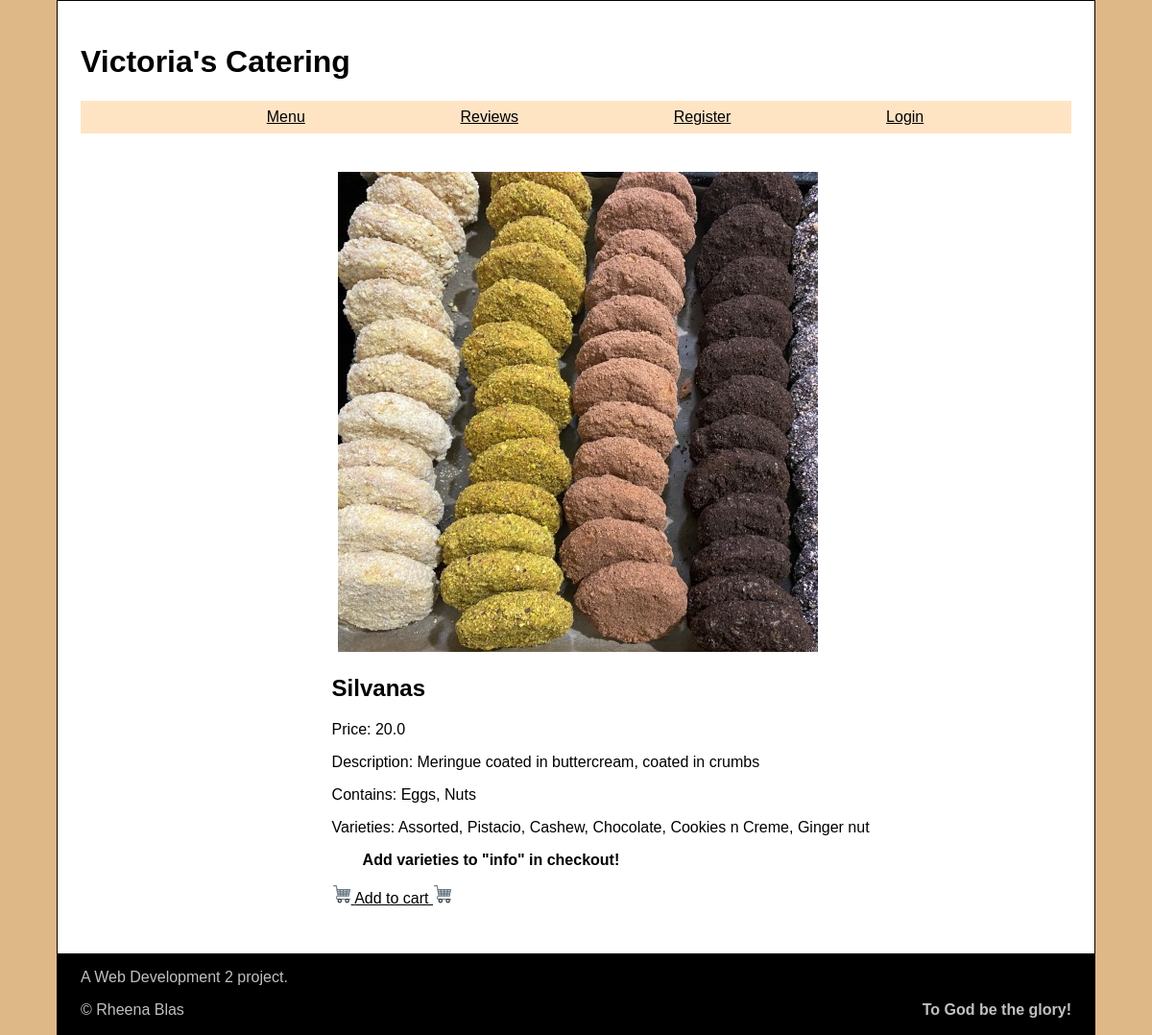
The page /food/1 on the database its author committed.
### tables this page shows
CREATE TABLE menu
(
    food_id INTEGER PRIMARY KEY AUTOINCREMENT,
    name VARCHAR NOT NULL,
    price REAL NOT NULL,
    description TEXT, 
    allergens TEXT

);

CREATE TABLE varieties
(
    name VARCHAR,
    var TEXT 
);

### app.py (the view)
@app.route("/food/<int:food_id>")
def food(food_id):
    db = get_db()
    food = db.execute('''SELECT * FROM menu
                    WHERE food_id = ?;''', (food_id,)).fetchone()
    vari = db.execute('''SELECT menu.name, var FROM menu JOIN varieties
                        ON menu.name = varieties.name
                        WHERE food_id = ? ''',(food_id,)).fetchall()
    return render_template('food.html', food=food, vari=vari)

### app.py (called while the page is built)
@app.teardown_appcontext
def close_db_at_end_of_requests(e=None):
    close_db(e)

@app.before_request
def load_logged_in_user():
    g.user = session.get("user_id", None)
    g.name = session.get('name', None)

### database.py (called while the page is built)
def get_db():
    if "db" not in g:
        g.db = sqlite3.connect(DATABASE,
            detect_types=sqlite3.PARSE_DECLTYPES
        )
        g.db.row_factory = sqlite3.Row
    return g.db

### templates/food.html
{% extends "base.html" %}
{% block aside %}
<div class="pic">
    <aside>
        {% if food["food_id"] == 1 %}
            <img src="{{ url_for('static', filename='silv.JPG')}}" alt='Silvanas' />
        {% elif food["food_id"] == 2 %}
            <img src="{{ url_for('static', filename='sansrival.JPG')}}" alt='Sansrival' />
        {% elif food["food_id"] == 13 %}
            <img src="{{ url_for('static', filename='ubecake.JPG')}}" alt='Ube Cake' />
        {% elif food["food_id"] == 3%}
            <img src="{{ url_for('static', filename='strawberry_cake.JPG')}}" alt='Strawberry Cake' />
        {% elif food["food_id"] == 4 %}
            <img src="{{ url_for('static', filename='longganisa.JPG')}}" alt='Filipino Sausage' />
        {% elif food["food_id"] == 5 %}
            <img src="{{ url_for('static', filename='oreo_cheesecake.JPG')}}" alt='Oreo Cheesecake' />
        {% elif food["food_id"] == 6 %}
            <img src="{{ url_for('static', filename='seafood_pasta.JPG')}}" alt='Seafood seafood_pasta' />
        {% elif food["food_id"] == 7 %}
            <img src="{{ url_for('static', filename='pad_thai.JPG')}}" alt='Pad Thai' />
        {% elif food["food_id"] == 8 %}
            <img src="{{ url_for('static', filename='chicken_wings.JPG')}}" alt='Chicken Wings' />
        {% elif food["food_id"] == 22 %}
            <img src="{{ url_for('static', filename='tempura_platter.JPG')}}" alt='Tempura Platter' />
        {% elif food["food_id"] == 18 %}
            <img src="{{ url_for('static', filename='food_for_the_gods.JPG')}}" alt='Food for the gods' />
        {% elif food["food_id"] == 19 %}
            <img src="{{ url_for('static', filename='crinkles.JPG')}}" alt='Chocolate Crinkles Cookies' />
        {% elif food["food_id"] == 14 %}
            <img src="{{ url_for('static', filename='ice_cream.jpg')}}" alt='Chocolate Crinkles Cookies' />
        {% elif food["food_id"] == 17 %}
            <img src="{{ url_for('static', filename='muffin.jpg')}}" alt='Muffins' />
        {% endif %}
    </aside>
    {% endblock %}
    {% block main_content %}
    <section>
        <h2>{{ food["name"] }}</h2>
        <p>
            Price: {{ food["price"] }}
        </p>
        {% if food['description'] != '' %}
        <p>
            Description: {{ food["description"] }}
        </p>
        {% endif %}
        <p>
            Contains: {{ food["allergens"] }}
        </p>
        {% if vari %}
            <p>
                Varieties: {% for variaties in vari %}
                    {{ variaties['var'] }}{% if not loop.last %},
                        {% endif %}
                    {% endfor %}
            </p>
            <p class="indent">Add varieties to "info" in checkout!</p>
        {% endif %}
        <p>{% if g.user == 'rb' or g.user == 'admin' %}
            {% else %}
            <a href="{{ url_for('add_to_cart', food_id=food['food_id'])}}">
                <img src="{{ url_for('static', filename='cart.png')}}"  width="20px" /> Add to cart
                <img src="{{ url_for('static', filename='cart.png')}}"  width="20px" />
            </a>{% endif %}
        </p>
    </section>
</div>
    {% endblock %}

### templates/base.html (shortened to what this page needs)
<!DOCTYPE html>
<html lang="en">
<head>
    <link rel='stylesheet' href="{{ url_for('static', filename='styles.css') }}"/>
</head>
<body>
    <header>
        <h1>Victoria's Catering</h1>
        <nav>
            {% if g.user %}
            <section>
                <p>Welcome {{ g.name }}! </p>
                <p><a href="{{ url_for('account_settings') }}">Account Settings</a>
                    <a href="{{ url_for('logout') }}">Logout</a></p>
            </section>
                {% if g.user == 'rb' or g.user == 'admin' %}
                <nav>
                    <ul>
                        <li><a href="{{ url_for('amenu') }}">All Menu</a>
                                <ul>
                                    <li><a href="{{ url_for('menu') }}">Main Menu</a>
                                    <li><a href="{{ url_for('xret_menu')}}">Secret Menu</a></li>
                                    <li><a href="{{ url_for('add_menu') }}">Add to Menu</a></li>
                                    <li><a href="{{ url_for('edit_menu') }}">Edit Menu</a></li>
                                </ul>
                        </li>
                        <li><a href="{{ url_for('orders') }}">Orders</a></li>
                        <li><a href="{{ url_for('review') }}">Reviews</a></li>
                        <li><a href="{{ url_for('request_food') }}">Request</a></li>
                    </ul>
                </nav>
                {% else %}
                <nav>
                    <ul>
                        <li><a href="{{ url_for('menu') }}">Menu</a></li>
                        {% if session['order'] >= 3 %}
                            <li><a href="{{ url_for('xret_menu')}}">Secret Menu</a></li>
                        {% endif %}
                        <li><a href="{{ url_for('cart') }}">Cart</a></li>
                        <li><a href="{{ url_for('request_food') }}">Request</a></li>
                        <li><a href="{{ url_for('review') }}">Reviews</a></li>
                        <li><a href="{{ url_for('ordered') }}">Orders</a>
                    </ul>
                </nav>
                {% endif %}
            {% else %}
                <nav>
                    <ul>
                        <li><a href="{{ url_for('menu') }}">Menu</a></li>
                        <li><a href="{{ url_for('review') }}">Reviews</a></li>
                        <li><a href="{{ url_for('register') }}">Register</a></li>
                        <li><a href="{{ url_for('login') }}">Login</a></li>
                    </ul>
            {% endif %}
        </nav>
    </header>
        {% block aside %}
        {% endblock %}
        {% block main_content %}
        {% endblock %}
    <footer>
        <p>
            A Web Development 2 project.
        </p>
        <p>
            &#169 Rheena Blas <strong class="col">To God be the glory!</strong>
        </p>
    </footer>
</body>
</html>

### static/styles.css (style rules this page uses)
html { background-color: burlywood; }
body { font-family: Verdana, Geneva, Tahoma, sans-serif; font-size: 16px; margin: auto; border: 1px black solid; background-color: white; width: 90%; display: flex; flex-direction: column; flex-wrap: wrap; }
header { padding: 1.5rem; }
section > nav > ul, nav nav ul { background-color: bisque; display: flex; flex-wrap: wrap; justify-content: space-evenly ; }
ul li { list-style-type: none; margin: 0.5em; }
a:link, a:visited { color: black; }
.indent { text-indent: 2em; font-weight: bold; }
.pic { display: flex; flex-wrap: wrap; padding: 0 1.5em 2em 1.7em; justify-content: center; align-items: center; }
.pic h2 { display: block; }
.pic section { margin-left: 2em; padding-left: 1em; }
footer { background-color: black; color:silver; bottom: 0; width: 100%; }
footer p { padding-left: 1.5em; }
strong { float: right; padding-right: 1.5em; }

### rows shown on the page
menu: name "Silvanas", price "20.0", description "Meringue coated in buttercream, coated in crumbs", allergens "Eggs, Nuts", var "Assorted", var "Pistacio", var "Cashew", var "Chocolate", var "Cookies n Creme", var "Ginger nut"
